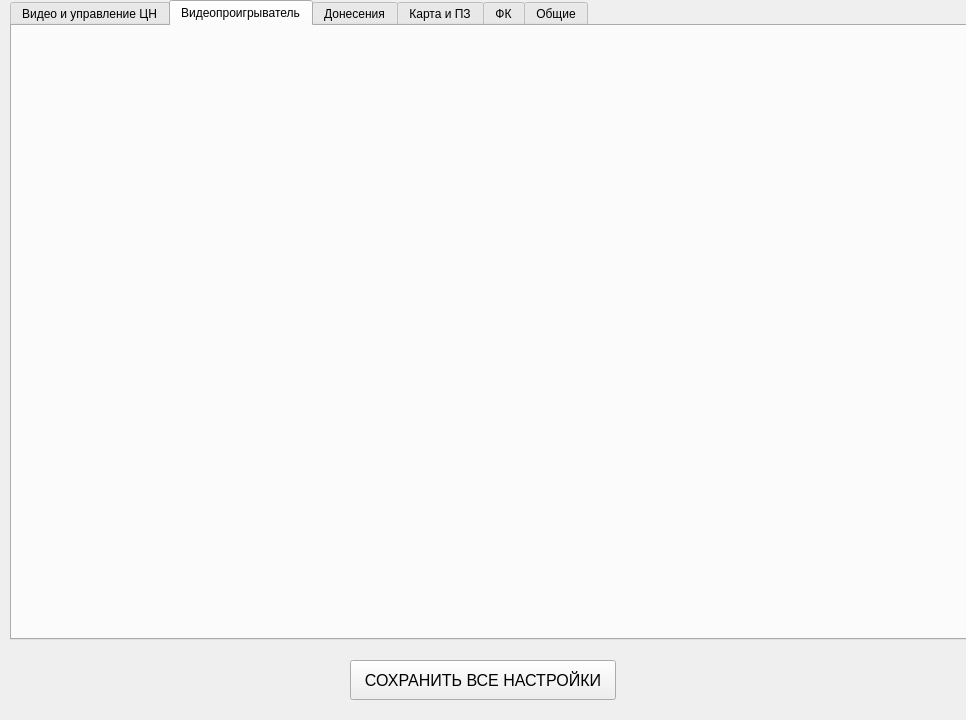
<?xml version="1.0" encoding="UTF-8"?>
<ui version="4.0">
 <class>AllSettngs</class>
 <widget class="QWidget" name="AllSettngs">
  <property name="geometry">
   <rect>
    <x>0</x>
    <y>0</y>
    <width>966</width>
    <height>720</height>
   </rect>
  </property>
  <property name="windowTitle">
   <string>Form</string>
  </property>
  <widget class="QTabWidget" name="tsettingsTab">
   <property name="geometry">
    <rect>
     <x>10</x>
     <y>0</y>
     <width>966</width>
     <height>640</height>
    </rect>
   </property>
   <property name="sizePolicy">
    <sizepolicy hsizetype="Expanding" vsizetype="Expanding">
     <horstretch>0</horstretch>
     <verstretch>0</verstretch>
    </sizepolicy>
   </property>
   <property name="currentIndex">
    <number>1</number>
   </property>
   <widget class="QWidget" name="tab">
    <attribute name="title">
     <string>Видео и управление ЦН</string>
    </attribute>
   </widget>
   <widget class="QWidget" name="tab_2">
    <attribute name="title">
     <string>Видеопроигрыватель</string>
    </attribute>
   </widget>
   <widget class="QWidget" name="tab_3">
    <attribute name="title">
     <string>Донесения</string>
    </attribute>
   </widget>
   <widget class="QWidget" name="tab_6">
    <attribute name="title">
     <string>Карта и ПЗ</string>
    </attribute>
   </widget>
   <widget class="QWidget" name="tab_5">
    <attribute name="title">
     <string>ФК</string>
    </attribute>
   </widget>
   <widget class="QWidget" name="tab_4">
    <attribute name="title">
     <string>Общие</string>
    </attribute>
    <widget class="QCalendarWidget" name="calendarWidget">
     <property name="geometry">
      <rect>
       <x>210</x>
       <y>150</y>
       <width>178</width>
       <height>150</height>
      </rect>
     </property>
    </widget>
   </widget>
  </widget>
  <widget class="QPushButton" name="pushButton">
   <property name="geometry">
    <rect>
     <x>350</x>
     <y>660</y>
     <width>266</width>
     <height>40</height>
    </rect>
   </property>
   <property name="font">
    <font>
     <pointsize>12</pointsize>
    </font>
   </property>
   <property name="text">
    <string>СОХРАНИТЬ ВСЕ НАСТРОЙКИ</string>
   </property>
  </widget>
 </widget>
 <resources/>
 <connections/>
</ui>
